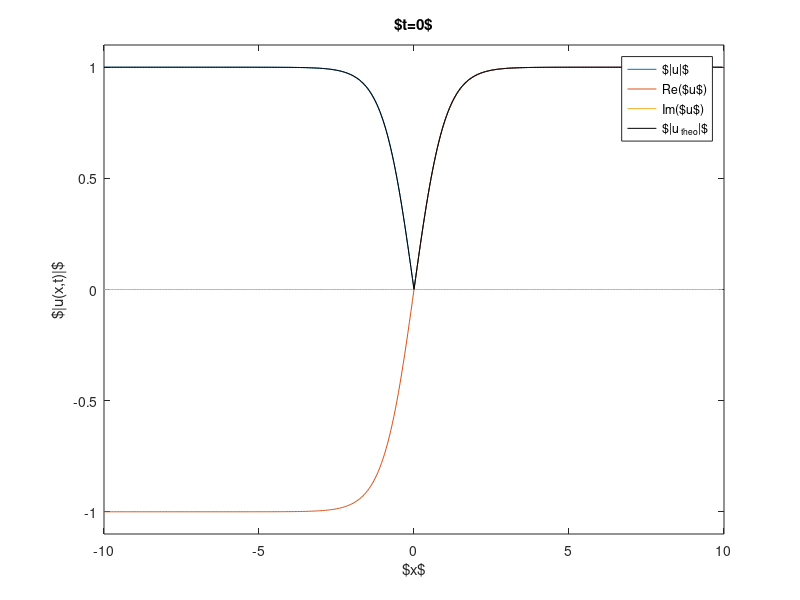

This figure's MATLAB source: (Note: this script raises an error after producing the figure.)
%%%%%%%%%%%%%%%%%%%%%%%%%%%%%%%%%%%%%%%%%%%%%%%%%%%%%%%%%%%%%%%%%%%
% NLS_FD_RK4.m:
% Integrate (finite differences in space and RK4 in time) the NLS: 
%    i u_t = -(1/2) u_xx + g*|u|^2 u + V(x)*u 
% Ricardo Carretero, Panos Kevrekidis, Dimitri Frantzeskakis, 2024.
% Code available at: 
%    http://nonlinear.sdsu.edu/~carreter/NonlinearWavesBook/
%%%%%%%%%%%%%%%%%%%%%%%%%%%%%%%%%%%%%%%%%%%%%%%%%%%%%%%%%%%%%%%%%%%

g=1;                % g = 1 is defocusing and g =-1 is focusing
N=401;               % number of mesh points
L=-10; R=10;         % Left and right bounds of interval
x=linspace(L,R,N)';  % discrete space
x=x(1:end-1);N=N-1;  % adjust for periodic BCs
dx=x(2)-x(1);        % mesh size

A=1; c=0; x1=0;x2=0.4*R/2;                     % Amplitude, vel. & position 
u1=1*tanh(A*(x-x1));   % initial condition (IC)
u2=1*tanh(A*(x-x2));   % initial condition (IC)
u0=A*u1;
u=u0; allu=u; t=0; allt=t; isave=1; % store solution and time
if(exist('V')==0) V=0; end;         % If no potential => V=0

maxtime=2; dt=0.001;               % final time and time step
nsave=200; ndisp=20;                % snapshots to save/display
maxstep=round(maxtime/dt); 
stopdisp=round(maxstep/ndisp); 
stopsave=round(maxstep/nsave); 
if(dt>sqrt(2)*dx^2/2) error('Probably need a smaller dt!'); end; 

figure(1); clf; 
t=0;
utheo=A*tanh(A*(x-c*t-x1)).*exp(-1i*A^2*t);
plot(x,abs(u),x,real(u),'-',x,imag(u),'-',x,abs(utheo),'k-')
axis([L R -1.1*A 1.1*A]); 
xlabel('$x$')
ylabel('$|u(x,t)|$')
title(['$t=',num2str(t),'$']);
legend('$|u|$','Re($u$)','Im($u$)','$|u_{\rm theo}|$'); drawnow;
fprintf('Press any key to continue...\n');pause

for k=1:maxstep                     % main (time) loop
 t=t+dt; 
 u = ODE_RK4(u,N,g,V,dx,dt);        % update using FD+RK4

 if (round(k/stopsave)==k/stopsave) % Save progress of integration
  isave=isave+1; 
  allt=[allt,t]; 
  allu(:,isave) = u; 
 end
 if (round(k/stopdisp)==k/stopdisp) % Plotting progress
  utheo=A*tanh(A*(mod(x-c*t-x1-L,R-L)+L)).*exp(-1i*A^2*t);
  plot(x,abs(u),x,real(u),'-',x,imag(u),'-',x,abs(utheo),'k-')
  axis([L R -1.1*A 1.1*A]); 
  xlabel('$x$')
  ylabel('$|u(x,t)|$')
  title(['$t=',num2str(t),'$']);
  legend('$|u|$','Re($u$)','Im($u$)','$|u_{\rm theo}|$'); drawnow;
  %fprintf('Press any key to continue...\n');pause
  drawnow
 end
end
